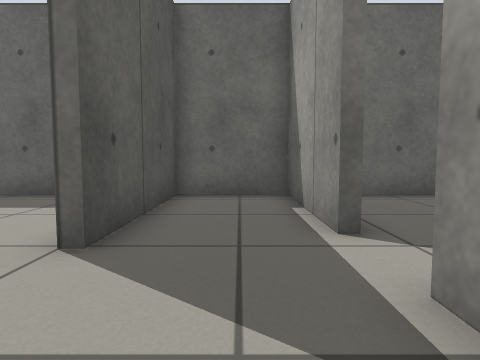
[1] (above)

16 first-person views from a walk through a Gazebo world. The camera is 0.5 m above the floor, tilts 4° down and sees 75° across. The floor is counted in squares, 0.5 m on a side. Each view is taken from the middle of a square. On the plan, view 1 faces up. The plan holds only what a view shows up to about 12 squares ahead; the rest is blank.

[2]
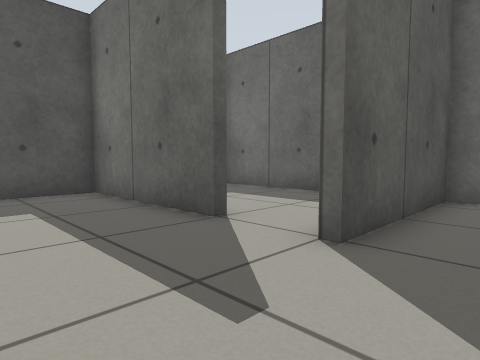

[3]
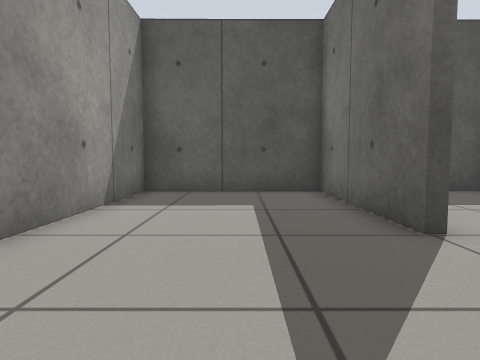

[4]
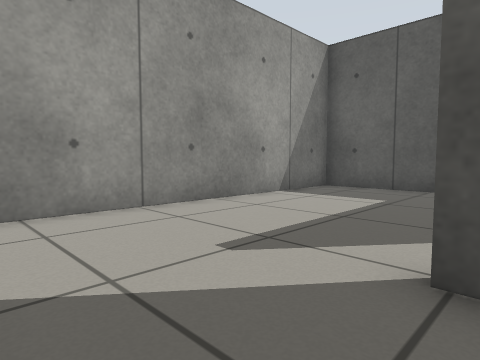

[5]
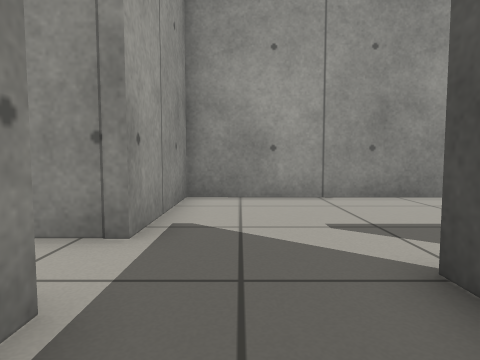

[6]
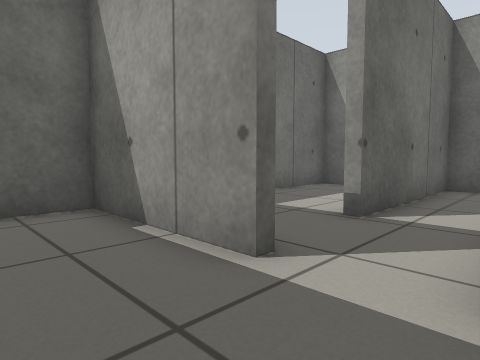

[7]
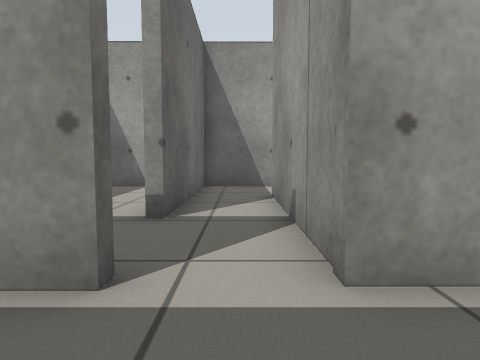

[8]
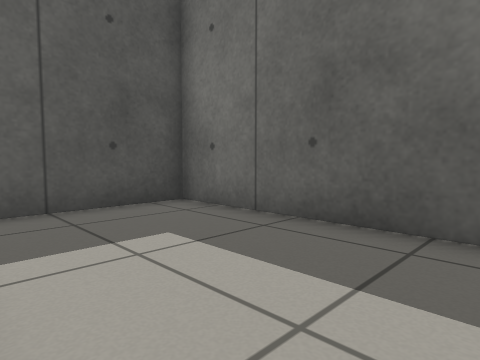

[9]
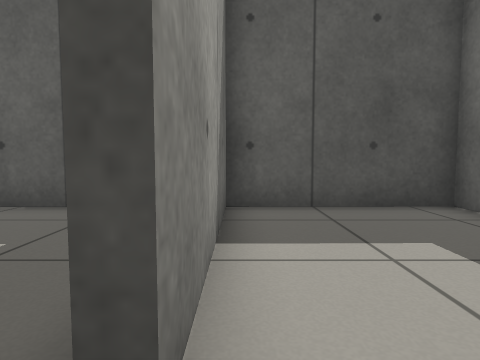

[10]
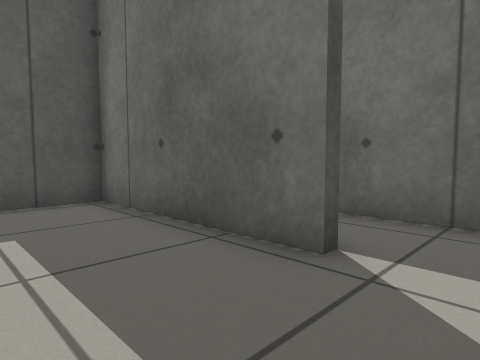

[11]
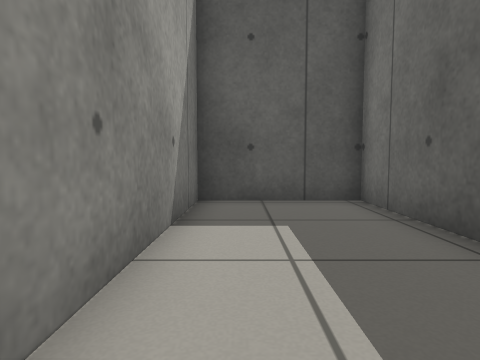

[12]
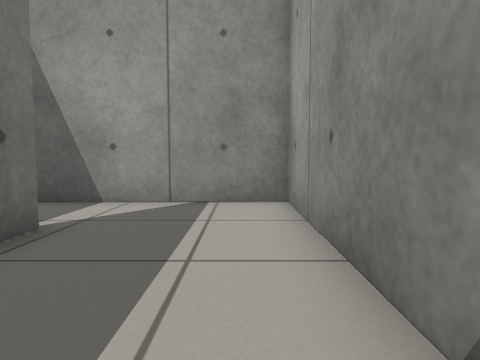

[13]
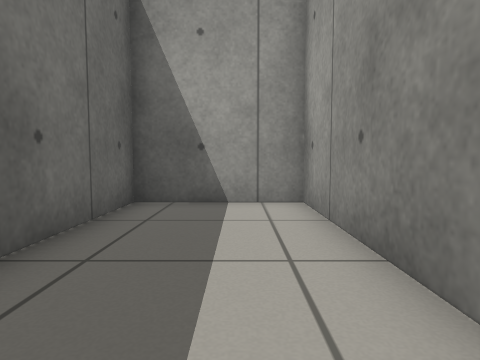

[14]
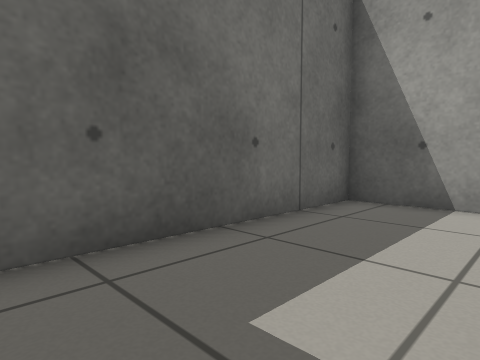

[15]
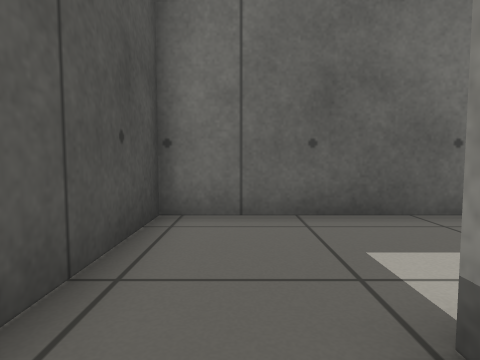

[16]
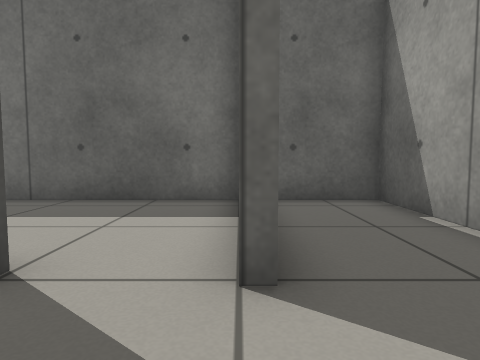

### Floor plan
Ten units are one square. View 1 is at (0, 0); x grows to the right and y downward. Boxes are objects, and circles mark ways between rooms. Rooms are numbered by the first view taken in them; rooms with no view inside come last. Other rooms are left out.
<svg viewBox="-99 -89 205 115">
<path fill="none" stroke="#000" d="M-40 -34 -93 -34 -93 19 13 20 13 -21 25 -21M13 -40 13 -84 -17 -84 -17 -34 -21 -34M74 -21 74 -18 16 -18 16 20 101 21 101 -26M48 -46 101 -46 100 -84 16 -84 16 -48M25 -21 74 -21M101 -26 101 -43 40 -43M-20 -84 -94 -84 -93 -37 -40 -37"/>
<circle cx="20" cy="-35" r="3" fill="#2a7"/>
<circle cx="-35" cy="-35" r="3" fill="#2a7"/>
<circle cx="85" cy="-20" r="3" fill="#2a7"/>
<text x="-30" y="-20">1</text>
<text x="60" y="0">2</text>
<text x="60" y="-60">3</text>
<text x="-60" y="-60">4</text>
</svg>
Room 1 opens to room 3. Room 1 opens to room 4. Room 2 opens to room 3.

Where each view was taken, in squares from view 1:
view 1: 0 up, 0 right, facing up
view 2: 0 up, 0 right, facing up-left
view 3: 1 up, 0 right, facing left
view 4: 4 up, 1 right, facing down-left
view 5: 6 up, 0 right, facing down
view 6: 2 up, 1 left, facing up-right
view 7: 3 up, 1 left, facing right
view 8: 4 up, 3 left, facing up-left
view 9: 4 up, 3 left, facing left
view 10: 1 down, 9 right, facing up-left
view 11: 1 down, 9 right, facing left
view 12: 1 down, 3 right, facing right
view 13: 6 up, 3 right, facing right
view 14: 5 up, 3 right, facing up-right
view 15: 3 up, 3 right, facing up
view 16: 1 up, 2 left, facing up
